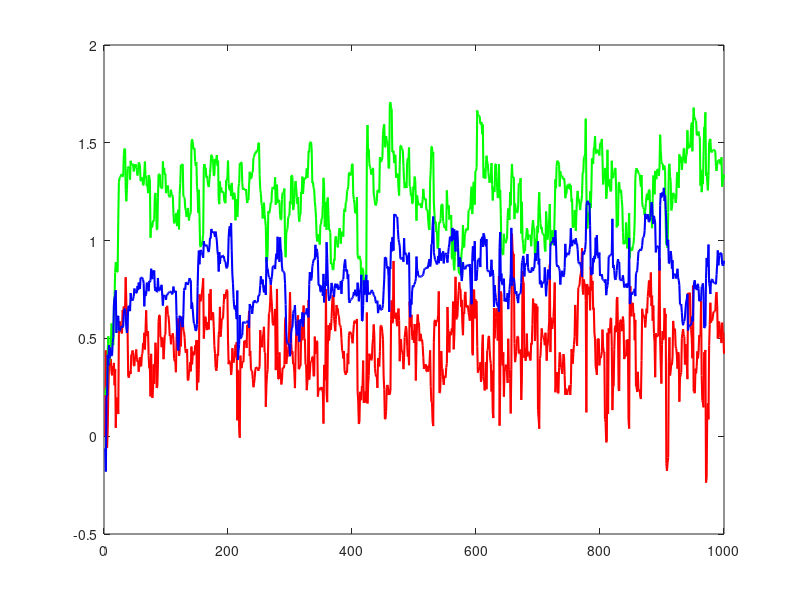

MATLAB code to generate this figure: (Note: this script raises an error after producing the figure.)
% Parameters
N = 1000; % Number of samples
sigma2 = 0.5; % Variance of noise e(t)
gamma = 0.1; % Step size for SA (learning rate)

% True parameters (for simulation)
true_a = 0.5; 
true_b = 1.2;
true_c = 0.8;

% Generate input u(t) and noise e(t)
u = randn(N, 1); % Random input signal
e = sqrt(sigma2) * randn(N, 1); % White Gaussian noise with N(0, sigma2)

% Initialize system output y(t)
y = zeros(N, 1);

% Simulate the system: y(t) + a*y(t-1) = b*u(t-1) + e(t) + c*e(t-1)
for t = 2:N
    y(t) = -true_a * y(t-1) + true_b * u(t-1) + true_c * e(t-1) + e(t);
end

% Stochastic Approximation (SA) initialization
theta_hat = zeros(3, 1); % Initial parameter estimates [a, b, c]
theta_history = zeros(3, N); % To store parameter estimates over time

% SA algorithm loop
for t = 2:N
    % Form the regression vector
    phi = [-y(t-1); u(t-1); e(t-1)];
    
    % Compute prediction error
    epsilon = y(t) - phi' * theta_hat;
    
    % Update parameter estimates using SA rule
    theta_hat = theta_hat + gamma * epsilon * phi;
    
    % Store parameter estimates
    theta_history(:, t) = theta_hat;
end

% Plot the results
figure;
plot(2:N, theta_history(1, 2:N), 'r', 'LineWidth', 1.5); hold on;
plot(2:N, theta_history(2, 2:N), 'g', 'LineWidth', 1.5);
plot(2:N, theta_history(3, 2:N), 'b', 'LineWidth', 1.5);
yline(true_a, '--r', 'True a');
yline(true_b, '--g', 'True b');
yline(true_c, '--b', 'True c');
xlabel('Time step');
ylabel('Parameter estimate');
legend('a estimate', 'b estimate', 'c estimate', 'Location', 'Best');
title('Parameter Estimation using Stochastic Approximation (SA)');
grid on;
